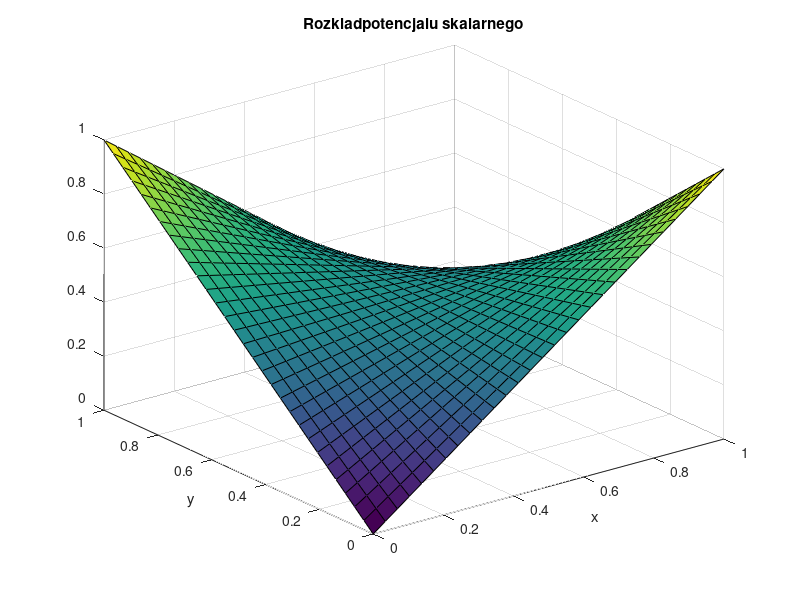
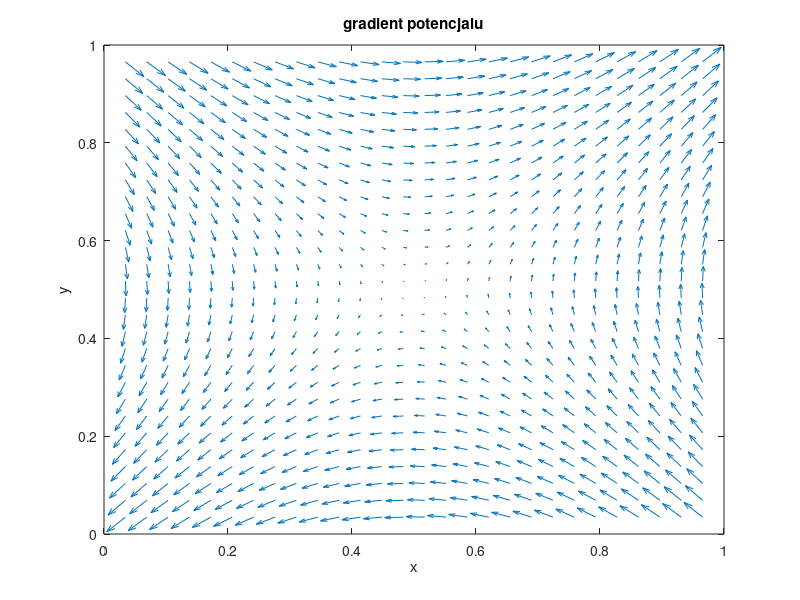

Source code (MATLAB) for these figures, in order:
%--skrypt do symulacji obliczenia pola potencjalu metoda roznic skonczonych
%-- rozwiazanie rownania Laplace'a
clear; clc; format shortg;

Nx = 30; Ny = 30;                       % rozmiar siatki
Lx = 1; Ly = 1;                         % wielkość (np. temperatura)
x = linspace(0, Lx, Nx);                % podział wielkości na ilośc kroków (rozmiar na rowne cześci) na x 
y = linspace(0, Ly, Ny);                % podział wielkości na ilośc kroków (rozmiar na rowne czesci) na y
dx = x(2) - x(1); dy = y(2) - y(1);     % policzenie wielkości różnic pomiędzy krokami w osi x oraz y
N = Nx*Ny; M = zeros(N,N);              % utworzenie macierzy o wymiarach Nx / Ny ;
B = zeros(N,1);                         % wektor
for i =2:Nx-1                           % pętla
    
    for j =2 :Ny-1
     n = i+(j-1)*Nx;                        % indexij na liniowy
     M(n,n) = -4;                           % wpisanie w miejsce 4
     M(n,n-1) = 1;                          % wpisanie w sąsiada poprzedzającego 1
     M(n,n+1) = 1;                          % =/= następującego 1
     M(n, n-Nx) = 1;                        % =/= wiersz wyżej
     M(n, n+Nx) = 1;                        % =/= wiersz niżej
     B(n, 1) = 0;                           % tu nie potrzebne w przyp Poisona ??
    end
    
end
%% Warunki brzegowe

%lewa krawędź phi=y
i = 1;
for j = 1:Ny
n = i+(j-1)*Nx; 
M(n,n) = 1;                    % zastepuje -4 przez jeden tam gdzie jest war brzegowy
B(n,1) = y(j);                 % B(n,1) = 1;
end

% prawa phi = 1-y
i = Nx;
for j = 1:Ny
 n = i+(j-1)*Nx; 
 M(n,n) = 1; 
 B(n,1) = 1-y(j);
end

% gora phi = 1-x
j = Ny;
for i = 1:Nx
 n = i+(j-1)*Nx; 
M(n,n) = 1; 
 B(n,1) = 1-x(i);
end

% dol phi = 1-x
j = 1;
for i = 1:Nx
n = i+(j-1)*Nx; 
 M(n,n) = 1; 
 B(n,1) = x(i);
%B(n,1) = 1;
end
%%
phi_vec = M\B;
%%
phi = zeros(Nx,Ny);
for i =1:Nx
    
   for j=1:Ny
    n = i+(j-1)*Nx;
    phi(i,j) = phi_vec(n);
   end
    
end




surf(x,y,phi); xlabel('x'); ylabel('y');
title('Rozkladpotencjalu skalarnego');
%% obliczenie predkosci przeplywu
u = zeros(Nx, Ny); v = zeros(Nx, Ny);
for i = 2:Nx-1
    
   for j = 2:Ny-1
    u(i,j) = -(phi(i+1,j) - phi(i-1, j))/(2*dx);
    v(i,j) = - (phi(i, j+1) - phi(i,j-1))/(2*dy);
   end
   
end
figure(2)
quiver(x,y,u',v'); xlabel('x'); ylabel('y'); title('gradient potencjalu')
xlabel('x'); ylabel('y');
